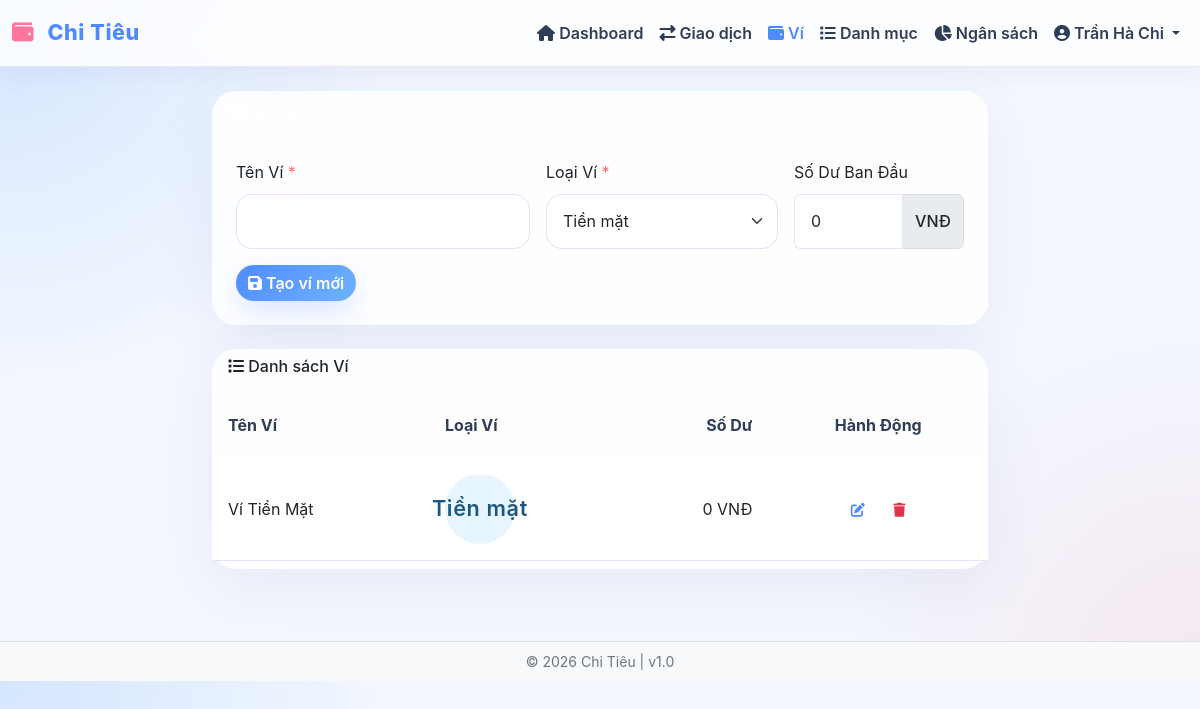
The page /wallets.php (signed in) on the database its author committed.
### tables this page shows
CREATE TABLE wallets (
    id INT PRIMARY KEY AUTO_INCREMENT,
    user_id INT NOT NULL,
    name VARCHAR(100) NOT NULL,
    type ENUM('Tiền mặt', 'Tài khoản ngân hàng', 'Tiết kiệm') NOT NULL DEFAULT 'Tiền mặt',
    balance DECIMAL(15, 2) NOT NULL DEFAULT 0,
    created_at TIMESTAMP DEFAULT CURRENT_TIMESTAMP,
    updated_at TIMESTAMP DEFAULT CURRENT_TIMESTAMP ON UPDATE CURRENT_TIMESTAMP,
    CONSTRAINT fk_wallet_user FOREIGN KEY (user_id) REFERENCES users(id) ON DELETE CASCADE,
    INDEX idx_wallet_user (user_id)
);

### app/functions.php (called while the page is built, shortened)
<?php
function formatCurrency($amount) {
    return number_format($amount, 0, ',', '.') . ' ' . CURRENCY;
}
function e($text) {
    return htmlspecialchars($text, ENT_QUOTES, 'UTF-8');
}
function getUserWallets($user_id, $db) {
    $query = "SELECT id, name, type, balance FROM wallets WHERE user_id = ? ORDER BY name";
    return $db->execute($query, [$user_id]);
}
function generateCsrfToken() {
    return $_SESSION['csrf_token'];
}

### app/Database.php (called while the page is built, shortened)
<?php
class Database {
    private $connection;
    private $host = DB_HOST;
    private $user = DB_USER;
    private $pass = DB_PASS;
    private $name = DB_NAME;
    public function connect() {
        $this->connection = new mysqli(
            $this->host,
            $this->user,
            $this->pass,
            $this->name
        );
        $this->connection->set_charset("utf8mb4");
        return $this->connection;
    }
    public function execute($sql, $params = [], $types = '') {
        try {
            $stmt = $this->connection->prepare($sql);
            if (!empty($params)) {
                if (empty($types)) {
                    $types = $this->detectTypes($params);
                }
                if (!$stmt->bind_param($types, ...$params)) {
                    throw new Exception("Bind Param Error: " . $stmt->error);
                }
            }
            if (!$stmt->execute()) {
                throw new Exception("Execute Error: " . $stmt->error);
            }
            $result = $stmt->get_result();
            return $result ? $result : $stmt;
        } catch (Exception $e) {
            error_log("Database Error: " . $e->getMessage());
            if (preg_match('/^(INSERT|UPDATE|DELETE)/i', $sql)) {
                return false;
            }
            return $this->connection->query("SELECT 1 WHERE 0");
        }
    }
    private function detectTypes($params) {
        $types = '';
        foreach ($params as $param) {
            if (is_int($param)) {
                $types .= 'i';
            } elseif (is_float($param)) {
                $types .= 'd';
            } else {
                $types .= 's';
            }
        }
        return $types;
    }
}

### wallets.php (the view, shortened to what this page needs)
<?php
require_once 'app/Database.php';
require_once 'app/functions.php';
$user_id = $_SESSION['user_id'];
$wallet = null;
$wallets = getUserWallets($user_id, $db);
?>
<?php include 'views/header.php'; ?>
<div class="row justify-content-center">
    <div class="col-lg-8">
        <div class="card border-0 shadow-sm mb-4">
            <div class="card-header bg-primary text-white">
                <h5 class="mb-0"><i class="fas fa-wallet"></i> Quản lý Ví</h5>
            </div>
            <div class="card-body">
                <form method="POST" class="row g-3">
                    <div class="col-md-5">
                        <label class="form-label">Tên Ví <span class="text-danger">*</span></label>
                        <input type="text" name="name" class="form-control" value="<?php echo $wallet ? e($wallet['name']) : ''; ?>" required>
                    </div>
                    <div class="col-md-4">
                        <label class="form-label">Loại Ví <span class="text-danger">*</span></label>
                        <select name="type" class="form-select" required>
                            <option value="Tiền mặt" <?php echo ($wallet && $wallet['type'] == 'Tiền mặt') ? 'selected' : ''; ?>>Tiền mặt</option>
                        </select>
                    </div>
                    <div class="col-md-3">
                        <label class="form-label">Số Dư Ban Đầu</label>
                        <div class="input-group">
                            <input type="number" min="0" step="0.01" name="balance" class="form-control" value="<?php echo $wallet ? e($wallet['balance']) : '0'; ?>">
                            <span class="input-group-text"><?php echo CURRENCY; ?></span>
                        </div>
                    </div>
                    <div class="col-12 d-flex gap-2">
                        <button type="submit" class="btn btn-primary">
                            <i class="fas fa-save"></i> <?php echo $wallet ? 'Cập nhật ví' : 'Tạo ví mới'; ?>
                        </button>
                    </div>
                </form>
            </div>
        </div>
        <div class="card border-0 shadow-sm">
            <div class="card-header bg-white border-bottom">
                <h6 class="mb-0"><i class="fas fa-list"></i> Danh sách Ví</h6>
            </div>
            <div class="card-body p-0">
                <div class="table-responsive">
                    <table class="table table-hover mb-0 align-middle">
                        <thead class="table-light">
                            <tr>
                                <th>Tên Ví</th>
                                <th>Loại Ví</th>
                                <th class="text-end">Số Dư</th>
                                <th class="text-center">Hành Động</th>
                            </tr>
                        </thead>
                        <tbody>
                            <?php if ($wallets->num_rows == 0): ?>
                            <tr>
                                <td colspan="4" class="text-center py-4 text-muted">Chưa có ví nào. Hãy tạo ví để bắt đầu.</td>
                            </tr>
                            <?php else: ?>
                                <?php while ($item = $wallets->fetch_assoc()): ?>
                                <tr>
                                    <td><?php echo e($item['name']); ?></td>
                                    <td><span class="badge bg-info text-white"><?php echo e($item['type'] ?? 'Tiền mặt'); ?></span></td>
                                    <td class="text-end"><?php echo formatCurrency($item['balance']); ?></td>
                                    <td class="text-center">
                                        <a href="<?php echo BASE_URL; ?>wallets.php?id=<?php echo $item['id']; ?>" class="btn btn-sm btn-outline-primary" title="Sửa">
                                            <i class="fas fa-edit"></i>
                                        </a>
                                         <a href="<?php echo BASE_URL; ?>wallets.php?action=delete&id=<?php echo $item['id']; ?>&csrf_token=<?php echo generateCsrfToken(); ?>" class="btn btn-sm btn-outline-danger" onclick="return confirm('Bạn chắc chắn muốn xóa ví này chứ?');" title="Xóa">
                                            <i class="fas fa-trash"></i>
                                        </a>
                                    </td>
                                </tr>
                                <?php endwhile; ?>
                            <?php endif; ?>
                        </tbody>
                    </table>
                </div>
            </div>
        </div>
    </div>
</div>
<?php include 'views/footer.php'; ?>

### public/css/style.css (style rules this page uses)
:root { --primary-color: #4f8bff; --secondary-color: #6db3ff; --accent-color: #ff759c; --success-color: #45c49f; --danger-color: #ff6b6b; --warning-color: #ffb26b; --info-color: #7dc7ff; --light-color: #f3f7ff; --surface-color: rgba(255, 255, 255, 0.9); --surface-strong: #ffffff; --text-color: #2e3d58; --muted-color: #6f7c97; --shadow: 0 18px 60px rgba(77, 93, 131, 0.08); --shadow-soft: 0 8px 24px rgba(105, 120, 150, 0.08); --shadow-hover: 0 22px 60px rgba(77, 93, 131, 0.12); }
* { margin: 0; padding: 0; box-sizing: border-box; }
body { font-family: 'Inter', 'Segoe UI', Tahoma, Geneva, Verdana, sans-serif; background: radial-gradient(circle at top left, rgba(104, 168, 255, 0.22), transparent 28%), radial-gradient(circle at bottom right, rgba(255, 155, 170, 0.18), transparent 26%), var(--light-color); color: var(--text-color); line-height: 1.65; }
.card { border-radius: 24px; transition: transform 0.3s ease, box-shadow 0.3s ease; background: var(--surface-color); border: 1px solid rgba(223, 229, 247, 0.75); box-shadow: var(--shadow); }
.card .badge { font-size: 1.35rem; width: 70px; height: 70px; display: flex; align-items: center; justify-content: center; opacity: 0.95; }
.text-danger { color: var(--danger-color) !important; }
.card-header { border-radius: 24px 24px 0 0 !important; font-weight: 700; background: transparent !important; border-bottom: none !important; padding-bottom: 0.75rem; }
.card-body { background: transparent; }
.btn { border-radius: 18px; font-weight: 600; transition: all 0.25s ease; border: none; }
.btn-primary { background: linear-gradient(135deg, var(--primary-color) 0%, var(--secondary-color) 100%); color: white; box-shadow: 0 12px 28px rgba(79, 139, 255, 0.2); }
.btn-outline-primary { color: var(--primary-color); border-color: var(--primary-color); }
.btn-sm { padding: 0.375rem 0.75rem; font-size: 0.875rem; }
.form-control, .form-select { border-radius: 16px; border: 1px solid rgba(223, 229, 247, 0.95); padding: 0.9rem 1rem; transition: all 0.3s ease; background-color: rgba(255, 255, 255, 0.98); }
.table { margin-bottom: 0; border-collapse: separate; border-spacing: 0 0.5rem; }
.table thead th { border: none; font-weight: 700; color: var(--text-color); background-color: transparent; padding: 1rem 1rem 0.75rem; }
.table tbody tr { background: var(--surface-strong); border: 1px solid rgba(223, 229, 247, 0.9); border-radius: 18px; transition: all 0.3s ease; }
.table tbody td { padding: 1rem; vertical-align: middle; }
.badge { padding: 0.55rem 0.85rem; font-weight: 600; font-size: 0.85rem; border-radius: 999px; letter-spacing: 0.03em; }
.badge.bg-info { background: rgba(125, 199, 255, 0.2) !important; color: #0f4f7d !important; }
.card-body { flex: 1; padding: 1.5rem; background: transparent; }
.input-group { border-radius: 6px; overflow: hidden; }
.input-group .form-control, .input-group .form-select { border-radius: 0; }
.input-group .form-control:first-child { border-radius: 6px 0 0 6px; }
.input-group .form-select:last-child, .input-group .input-group-text:last-child { border-radius: 0 6px 6px 0; }
.input-group-text { background-color: #e9ecef; border-color: #ddd; font-weight: 500; }
.border-0 { border: none !important; }
.shadow-sm { box-shadow: var(--shadow) !important; }
.card { animation: slideIn 0.3s ease; }

### rows shown on the page
wallets: name "Ví Tiền Mặt", type "Tiền mặt", balance "0 VNĐ"

### other values the page prints
APP_NAME "Chi Tiêu"
$_SESSION['user_name'] "Trần Hà Chi"
CURRENCY "VNĐ"
